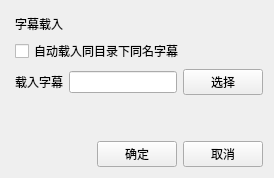
     <widget class="QWidget" name="tab_setting_subtitle">
      <attribute name="title">
       <string>字幕设置</string>
      </attribute>
      <layout class="QVBoxLayout" name="verticalLayout_4">
       <property name="leftMargin">
        <number>15</number>
       </property>
       <property name="topMargin">
        <number>15</number>
       </property>
       <item>
        <widget class="QLabel" name="label_subtitle_title">
         <property name="text">
          <string>字幕载入</string>
         </property>
        </widget>
       </item>
       <item>
        <widget class="QCheckBox" name="checkBox_auto_load_same_name">
         <property name="text">
          <string>自动载入同目录下同名字幕</string>
         </property>
        </widget>
       </item>
       <item>
        <layout class="QHBoxLayout" name="horizontalLayout_4">
         <item>
          <widget class="QLabel" name="label_subtitle_select_tips">
           <property name="text">
            <string>载入字幕</string>
           </property>
          </widget>
         </item>
         <item>
          <widget class="QLineEdit" name="lineEdit_subtitle_filename"/>
         </item>
         <item>
          <widget class="QPushButton" name="pushButton_subtitle_select">
           <property name="text">
            <string>选择</string>
           </property>
          </widget>
         </item>
        </layout>
       </item>
       <item>
        <spacer name="verticalSpacer_3">
         <property name="orientation">
          <enum>Qt::Orientation::Vertical</enum>
         </property>
         <property name="sizeHint" stdset="0">
          <size>
           <width>20</width>
           <height>40</height>
          </size>
         </property>
        </spacer>
       </item>
       <item>
        <layout class="QHBoxLayout" name="horizontalLayout_14">
         <property name="leftMargin">
          <number>0</number>
         </property>
         <property name="topMargin">
          <number>0</number>
         </property>
         <item>
          <spacer name="horizontalSpacer_15">
           <property name="orientation">
            <enum>Qt::Orientation::Horizontal</enum>
           </property>
           <property name="sizeHint" stdset="0">
            <size>
             <width>40</width>
             <height>20</height>
            </size>
           </property>
          </spacer>
         </item>
         <item>
          <widget class="QPushButton" name="pushButton_subtitle_setting_confirm">
           <property name="text">
            <string>确定</string>
           </property>
          </widget>
         </item>
         <item>
          <widget class="QPushButton" name="pushButton_subtitle_setting_cancel">
           <property name="text">
            <string>取消</string>
           </property>
          </widget>
         </item>
        </layout>
       </item>
      </layout>
     </widget>
